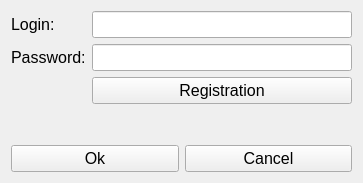
<?xml version="1.0" encoding="UTF-8"?>
<ui version="4.0">
 <class>LoginForm</class>
 <widget class="QWidget" name="LoginForm">
  <property name="geometry">
   <rect>
    <x>0</x>
    <y>0</y>
    <width>363</width>
    <height>183</height>
   </rect>
  </property>
  <property name="windowTitle">
   <string>Form</string>
  </property>
  <layout class="QVBoxLayout" name="verticalLayout" stretch="1,0">
   <item>
    <layout class="QFormLayout" name="formLayout">
     <item row="0" column="0">
      <widget class="QLabel" name="loginLab">
       <property name="font">
        <font>
         <pointsize>12</pointsize>
        </font>
       </property>
       <property name="text">
        <string>Login:</string>
       </property>
      </widget>
     </item>
     <item row="1" column="0">
      <widget class="QLabel" name="passwordLab">
       <property name="font">
        <font>
         <pointsize>12</pointsize>
        </font>
       </property>
       <property name="text">
        <string>Password:</string>
       </property>
      </widget>
     </item>
     <item row="0" column="1">
      <widget class="QLineEdit" name="loginEdit">
       <property name="font">
        <font>
         <pointsize>12</pointsize>
        </font>
       </property>
      </widget>
     </item>
     <item row="1" column="1">
      <widget class="QLineEdit" name="passwordEdit">
       <property name="font">
        <font>
         <pointsize>12</pointsize>
        </font>
       </property>
       <property name="echoMode">
        <enum>QLineEdit::Password</enum>
       </property>
      </widget>
     </item>
     <item row="2" column="1">
      <widget class="QPushButton" name="registrationBut">
       <property name="font">
        <font>
         <pointsize>12</pointsize>
        </font>
       </property>
       <property name="text">
        <string>Registration</string>
       </property>
      </widget>
     </item>
    </layout>
   </item>
   <item>
    <layout class="QHBoxLayout" name="horizontalLayout">
     <item>
      <widget class="QPushButton" name="okBut">
       <property name="font">
        <font>
         <pointsize>12</pointsize>
        </font>
       </property>
       <property name="text">
        <string>Ok</string>
       </property>
      </widget>
     </item>
     <item>
      <widget class="QPushButton" name="cancelBut">
       <property name="font">
        <font>
         <pointsize>12</pointsize>
        </font>
       </property>
       <property name="text">
        <string>Cancel</string>
       </property>
      </widget>
     </item>
    </layout>
   </item>
  </layout>
 </widget>
 <tabstops>
  <tabstop>loginEdit</tabstop>
  <tabstop>passwordEdit</tabstop>
  <tabstop>okBut</tabstop>
  <tabstop>cancelBut</tabstop>
 </tabstops>
 <resources/>
 <connections/>
</ui>
